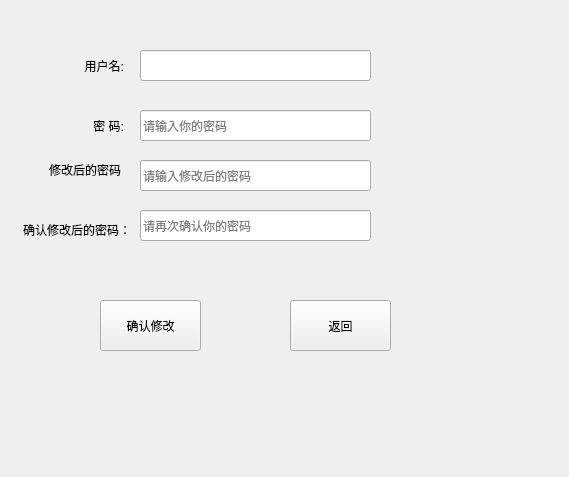
<?xml version="1.0" encoding="UTF-8"?>
<ui version="4.0">
 <class>AlertWindow</class>
 <widget class="QWidget" name="AlertWindow">
  <property name="geometry">
   <rect>
    <x>0</x>
    <y>0</y>
    <width>569</width>
    <height>477</height>
   </rect>
  </property>
  <property name="windowTitle">
   <string>Form</string>
  </property>
  <widget class="QLabel" name="label_4">
   <property name="geometry">
    <rect>
     <x>70</x>
     <y>120</y>
     <width>54</width>
     <height>12</height>
    </rect>
   </property>
   <property name="text">
    <string>密 码:</string>
   </property>
   <property name="alignment">
    <set>Qt::AlignRight|Qt::AlignTrailing|Qt::AlignVCenter</set>
   </property>
  </widget>
  <widget class="QLabel" name="user_tip">
   <property name="geometry">
    <rect>
     <x>400</x>
     <y>60</y>
     <width>150</width>
     <height>16</height>
    </rect>
   </property>
   <property name="font">
    <font>
     <weight>75</weight>
     <bold>true</bold>
    </font>
   </property>
   <property name="styleSheet">
    <string notr="true">color: rgb(255, 1, 1);</string>
   </property>
   <property name="text">
    <string/>
   </property>
  </widget>
  <widget class="QLabel" name="label">
   <property name="enabled">
    <bool>true</bool>
   </property>
   <property name="geometry">
    <rect>
     <x>70</x>
     <y>60</y>
     <width>54</width>
     <height>12</height>
    </rect>
   </property>
   <property name="text">
    <string>用户名:</string>
   </property>
   <property name="alignment">
    <set>Qt::AlignRight|Qt::AlignTrailing|Qt::AlignVCenter</set>
   </property>
  </widget>
  <widget class="QLabel" name="pass_tip">
   <property name="geometry">
    <rect>
     <x>400</x>
     <y>120</y>
     <width>150</width>
     <height>16</height>
    </rect>
   </property>
   <property name="font">
    <font>
     <weight>75</weight>
     <bold>true</bold>
    </font>
   </property>
   <property name="styleSheet">
    <string notr="true">color: rgb(255, 1, 1);</string>
   </property>
   <property name="text">
    <string/>
   </property>
  </widget>
  <widget class="QLabel" name="pass_alert_again_tip">
   <property name="geometry">
    <rect>
     <x>400</x>
     <y>220</y>
     <width>150</width>
     <height>16</height>
    </rect>
   </property>
   <property name="font">
    <font>
     <weight>75</weight>
     <bold>true</bold>
    </font>
   </property>
   <property name="styleSheet">
    <string notr="true">color: rgb(255, 1, 1);</string>
   </property>
   <property name="text">
    <string/>
   </property>
  </widget>
  <widget class="QLabel" name="label_5">
   <property name="geometry">
    <rect>
     <x>20</x>
     <y>220</y>
     <width>111</width>
     <height>20</height>
    </rect>
   </property>
   <property name="text">
    <string>确认修改后的密码：</string>
   </property>
   <property name="alignment">
    <set>Qt::AlignRight|Qt::AlignTrailing|Qt::AlignVCenter</set>
   </property>
  </widget>
  <widget class="QLabel" name="pass_alert_tip">
   <property name="geometry">
    <rect>
     <x>400</x>
     <y>170</y>
     <width>150</width>
     <height>16</height>
    </rect>
   </property>
   <property name="font">
    <font>
     <weight>75</weight>
     <bold>true</bold>
    </font>
   </property>
   <property name="styleSheet">
    <string notr="true">color: rgb(255, 1, 1);</string>
   </property>
   <property name="text">
    <string/>
   </property>
  </widget>
  <widget class="QLabel" name="label_6">
   <property name="geometry">
    <rect>
     <x>30</x>
     <y>160</y>
     <width>91</width>
     <height>20</height>
    </rect>
   </property>
   <property name="text">
    <string>修改后的密码</string>
   </property>
   <property name="alignment">
    <set>Qt::AlignRight|Qt::AlignTrailing|Qt::AlignVCenter</set>
   </property>
  </widget>
  <widget class="QLineEdit" name="user_text">
   <property name="geometry">
    <rect>
     <x>140</x>
     <y>50</y>
     <width>231</width>
     <height>31</height>
    </rect>
   </property>
   <property name="font">
    <font>
     <pointsize>12</pointsize>
    </font>
   </property>
   <property name="text">
    <string/>
   </property>
   <property name="readOnly">
    <bool>true</bool>
   </property>
  </widget>
  <widget class="QLineEdit" name="pass_text">
   <property name="geometry">
    <rect>
     <x>140</x>
     <y>110</y>
     <width>231</width>
     <height>31</height>
    </rect>
   </property>
   <property name="echoMode">
    <enum>QLineEdit::Password</enum>
   </property>
   <property name="placeholderText">
    <string>请输入你的密码</string>
   </property>
  </widget>
  <widget class="QLineEdit" name="pass_alert_text">
   <property name="geometry">
    <rect>
     <x>140</x>
     <y>160</y>
     <width>231</width>
     <height>31</height>
    </rect>
   </property>
   <property name="echoMode">
    <enum>QLineEdit::Password</enum>
   </property>
   <property name="placeholderText">
    <string>请输入修改后的密码</string>
   </property>
  </widget>
  <widget class="QLineEdit" name="pass_alert_again_text">
   <property name="geometry">
    <rect>
     <x>140</x>
     <y>210</y>
     <width>231</width>
     <height>31</height>
    </rect>
   </property>
   <property name="echoMode">
    <enum>QLineEdit::Password</enum>
   </property>
   <property name="placeholderText">
    <string>请再次确认你的密码</string>
   </property>
  </widget>
  <widget class="QPushButton" name="AlertButton">
   <property name="geometry">
    <rect>
     <x>100</x>
     <y>300</y>
     <width>101</width>
     <height>51</height>
    </rect>
   </property>
   <property name="text">
    <string>确认修改</string>
   </property>
  </widget>
  <widget class="QPushButton" name="ReturnButton">
   <property name="geometry">
    <rect>
     <x>290</x>
     <y>300</y>
     <width>101</width>
     <height>51</height>
    </rect>
   </property>
   <property name="text">
    <string>返回</string>
   </property>
  </widget>
 </widget>
 <resources/>
 <connections/>
</ui>
